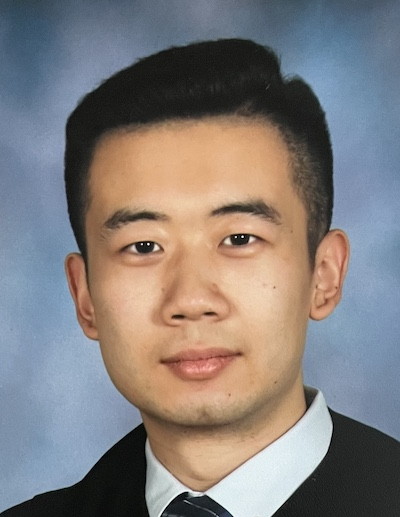
#> input picture RPi/reg_user/photo.jpg, 400 x 517 px, given in place of the camera
$ python draw_box.py
#> lines starting #> are read from the running program, lines starting #| are printed output that depends on the picture; after the words box and inside, x2 and y2 are one past the last pixel; in counts of white or black regions, pixels touching at a corner belong together
import cv2
import numpy as np
import matplotlib

ball_color = 'orange'

color_dist = {'red': {'Lower': np.array([0, 60, 60]), 'Upper': np.array([6, 255, 255])},
              'blue': {'Lower': np.array([100, 80, 46]), 'Upper': np.array([124, 255, 255])},
              'green': {'Lower': np.array([35, 43, 35]), 'Upper': np.array([90, 255, 255])},
              'orange': {'Lower': np.array([11, 43, 46]), 'Upper': np.array([34, 255, 255])},
              }

cap = cv2.VideoCapture(0)
cv2.namedWindow('camera', cv2.WINDOW_AUTOSIZE)

while True:
    ret, frame = cap.read()
#> frame is the input picture: shape (517, 400, 3); mean B, G, R 124.3, 125.7, 131.2
    if ret:
        if frame is not None:
            # gs_frame = cv2.GaussianBlur(frame, (5, 5), 0)
            hsv = cv2.cvtColor(frame, cv2.COLOR_BGR2HSV)
#> hsv: shape (517, 400, 3); mean H, S, V 62.6, 72, 151.2
            # erode_hsv = cv2.erode(hsv, None, iterations=2)
            # dilate_hsv=cv2.dilate(erode_hsv, None, iterations=2)
            inRange_hsv = cv2.inRange(hsv, color_dist[ball_color]['Lower'], color_dist[ball_color]['Upper'])
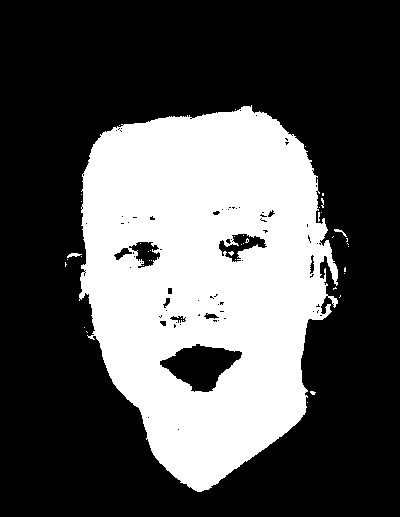
#> inRange_hsv: shape (517, 400); 33.4% white; 43 white regions (40 under 20 px)
            cnts, h = cv2.findContours(inRange_hsv.copy(), cv2.RETR_EXTERNAL, cv2.CHAIN_APPROX_SIMPLE)
#> cnts = 28 contours, 26 with area under 20; largest, box (x1, y1, x2, y2) and area: (79, 105, 338, 492) 72052, (67, 253, 82, 258) 26; h = 28 rows, first 6: [1, -1, -1, -1], [2, 0, -1, -1], [3, 1, -1, -1], [4, 2, -1, -1], [5, 3, -1, -1], [6, 4, -1, -1]
            if len(cnts) == 0:
                print("lost object")
            else:
                # print("Found")
                c = max(cnts, key=cv2.contourArea)
#> c = contour of 735 points, box (x1, y1, x2, y2) (79, 105, 338, 492), area 72052
                rect = cv2.minAreaRect(c)
#> rect = ((210.7, 296.8), (258.8, 375.6), -12.14)
                box = cv2.boxPoints(rect)
#> box = [[123.7, 507.6], [44.68, 140.4], [297.6, 86.01], [376.6, 453.2]]
                if cv2.contourArea(c) > 6000:
                    cv2.drawContours(frame, [np.int0(box)], -1, (0, 255, 255), 2)
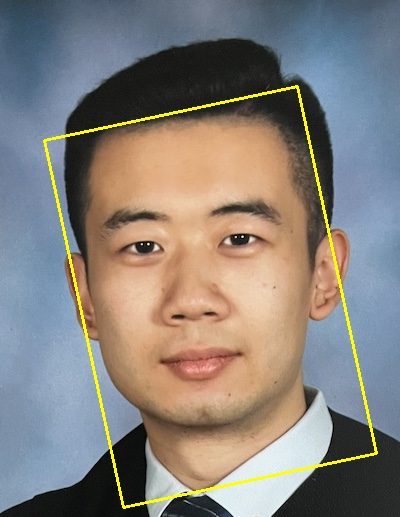
#> frame: shape (517, 400, 3); 1.77% of pixels changed, all inside (x1, y1, x2, y2) = (43, 85, 378, 509)
                else:
                    print("No satisfied")

                cv2.imshow('camera', frame)
                if cv2.waitKey(1) and 0xFF == ord('q'):
#> (key q is pressed here)
                    quit()
